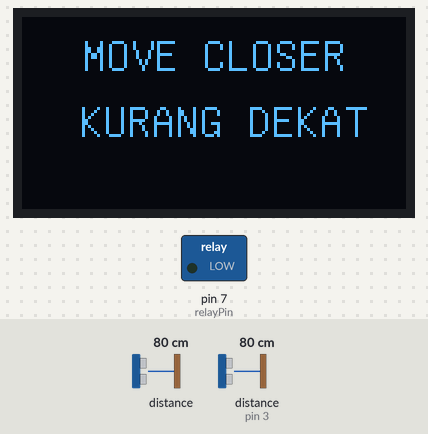
This sketch was run on a simulated Arduino Uno, built with avr-gcc and run on an emulated ATmega328P. Shown: 128×64 one-colour display, switched loads named in the sketch (green lamp = pin HIGH). Wiring (inferred from the names in the program): ultrasonic range finder: trigger pin 4; echo pin 3. The inputs (shaded band) are chosen by the test bench; at power-on: distance to the obstacle (sensor on pin 3) 80 cm, distance to the obstacle 80 cm. The echo pulse lasts 58.3 µs per cm; pins used as bus, display or sensor lines are not drawn; what the sketch prints to the serial monitor is not drawn.

Above: at 2.0 s.
2.1 s: distance to the obstacle (sensor on pin 3) set to 14 cm
5.6 s: distance to the obstacle (sensor on pin 3) set to 10 cm
At 8.1 s:
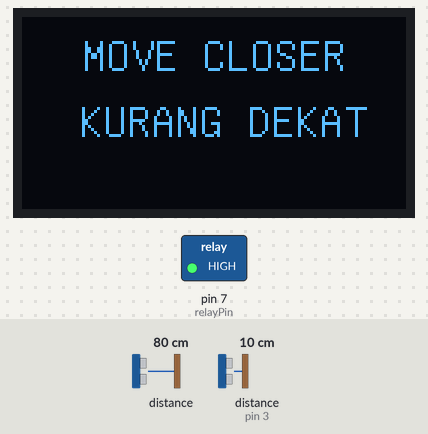
9.2 s: distance to the obstacle (sensor on pin 3) set to 18 cm
At 12.1 s:
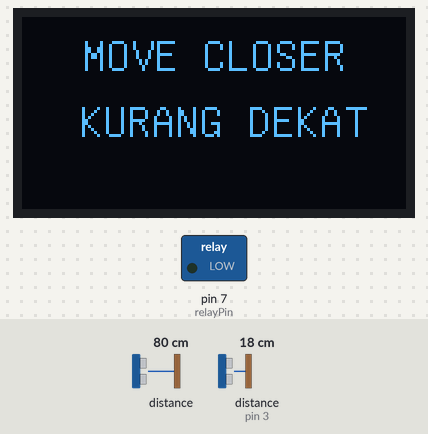
12.4 s: distance to the obstacle (sensor on pin 3) set to 2 cm
At 15.5 s:
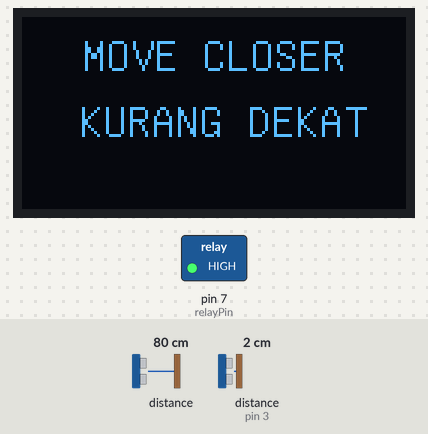
Timing chart, 0 to 16.7 s (numbered marks = the images above; inputs shaded):
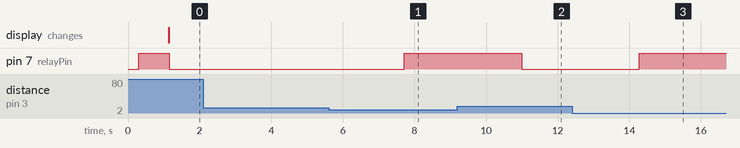

Measured:
- the behaviour switches between 12 and 11 cm on distance to the obstacle (sensor on pin 3) (found by bisection; images 0 and 1)
- after the input at 2.1 s, every drawn part: stays the same
- after the input at 5.6 s, pin 7 (relayPin): LOW → HIGH after 2.1 s
- after the input at 9.2 s, pin 7 (relayPin): HIGH → LOW after 1.8 s
- after the input at 12.4 s, pin 7 (relayPin): LOW → HIGH after 1.9 s

The sketch:

Thermomether_CH.ino
```cpp
/****************************************************************
Thermomether Program v1.0
****************************************************************/
#include <SparkFun_APDS9960.h>
#include <Adafruit_MLX90614.h>
#include "U8glib.h"
#include "Thermomether_CH.h"

// OLED Display
U8GLIB_SSD1306_128X64 u8g(U8G_I2C_OPT_NONE|U8G_I2C_OPT_DEV_0);
// Proximity Sensor
SparkFun_APDS9960 apds = SparkFun_APDS9960();
// Temperature Sensor
Adafruit_MLX90614 mlx = Adafruit_MLX90614();
// Ultrasonic Sensor
const uint8_t echoPin = 3;
const uint8_t trigPin = 4;
// Relay
const uint8_t relayPin = 7;
// Piezzo Buzzer
const uint8_t piezzoPin = 8;
// Global Vars
uint8_t proximityData = 0;
double averageTemp = 0.0;
long ultrasonicDuration;
int ultrasonicDistance;
int feverMelody[] = {NOTE_C4, NOTE_C4};
int farMelody[] = {NOTE_G3, NOTE_G3};
int noteDurations[] = {2, 2};

void draw(uint8_t mode) {
  // Draw texts.
  u8g.setPrintPos(20, 18);
  u8g.setFont(u8g_font_unifont);
  switch (mode) {
    case 0:
      u8g.print("MOVE CLOSER");
      u8g.drawStr(19, 40, "KURANG DEKAT");
      break;
    case 1:
      u8g.setFont(u8g_font_fur17);
      u8g.setPrintPos(17, 35);
      u8g.print(averageTemp);
      u8g.print("*C");
      break;
    case 2:
      u8g.setPrintPos(9, 28);
      u8g.print("FEVER > 37.5*C");
      u8g.drawStr(9, 42, "DEMAM > 37.5*C");
      break;
    case 3:
      u8g.print("MOVE FURTHER");
      u8g.drawStr(19, 32, "MOHON MENJAUH");
      break;
  }
}

void tonePlayer(int mode) {
  switch (mode) {
    case 0:
      // One "teet" tone.
      noTone(5);
      tone(piezzoPin, NOTE_E7, 100);
      break;
    case 1:
      // Two "teet" tones.
      for (int thisNote = 0; thisNote < 2; thisNote++) {
          // to calculate the note duration, take one second divided by the note type.
          //e.g. quarter note = 1000 / 4, eighth note = 1000/8, etc.
          int noteDuration = 1000 / noteDurations[thisNote];
          tone(piezzoPin, feverMelody[thisNote], noteDuration);
          // to distinguish the notes, set a minimum time between them.
          // the note's duration + 30% seems to work well:
          int pauseBetweenNotes = noteDuration * 1.30;
          delay(pauseBetweenNotes);
          // stop the tone playing:
          noTone(8);
      }
      break;
    default:
      break;
    /*case 2:
      for (int thisNote = 0; thisNote < 2; thisNote++) {
          // to calculate the note duration, take one second divided by the note type.
          //e.g. quarter note = 1000 / 4, eighth note = 1000/8, etc.
          int noteDuration = 1000 / noteDurations[thisNote];
          tone(piezzoPin, farMelody[thisNote], noteDuration);
          // to distinguish the notes, set a minimum time between them.
          int pauseBetweenNotes = noteDuration;
          delay(pauseBetweenNotes);
          // stop the tone playing:
          noTone(8);
      }
      break;*/

  }
}

void findDistance() {
  // Clears the trigPin
  digitalWrite(trigPin, LOW);
  delayMicroseconds(2);
  // Sets the trigPin on HIGH state for 10 micro seconds
  digitalWrite(trigPin, HIGH);
  delayMicroseconds(10);
  digitalWrite(trigPin, LOW);
  // Reads the echoPin, returns the sound wave travel time in microseconds
  ultrasonicDuration = pulseIn(echoPin, HIGH);
  // Calculating the distance
  ultrasonicDistance = ultrasonicDuration * 0.034 / 2;
  // Prints the distance on the Serial Monitor
  Serial.print("Distance: ");
  Serial.println(ultrasonicDistance);
}

void setup() {
  // Initialize Serial port
  Serial.begin(9600);
  delay(100);

  // Ultrasonic Sensor Initialization
  Serial.println();
  Serial.println(F("--------------------------------------------"));
  Serial.println(F("Ultrasonic - Distance Sensor: Initialization"));
  Serial.println(F("--------------------------------------------"));
  pinMode(trigPin, OUTPUT);
  pinMode(echoPin, INPUT);
  Serial.println(F("Ultrasonic Sensor initialization complete!"));

  // Relay Initialization
  Serial.println();
  Serial.println(F("---------------------"));
  Serial.println(F("Relay: Initialization"));
  Serial.println(F("---------------------"));
  pinMode(relayPin, OUTPUT);
  digitalWrite(relayPin, HIGH);

  if (digitalRead(relayPin))
    Serial.println(F("Relay initialization complete!"));
  else
    Serial.println(F("Relay initialization failed!"));

  // APDS-9960 Initialization
  Serial.println();
  Serial.println(F("--------------------------------------------"));
  Serial.println(F("APDS-9960 - Proximity Sensor: Initialization"));
  Serial.println(F("--------------------------------------------"));

  // Initialize APDS-9960 (configure I2C and initial values)
  if ( apds.init() )
    Serial.println(F("APDS-9960 initialization complete"));
  else
    Serial.println(F("Something went wrong during APDS-9960 init!"));

  // Adjust the Proximity sensor gain
  if ( !apds.setProximityGain(PGAIN_2X) )
    Serial.println(F("Something went wrong trying to set PGAIN on APDS-9960"));

  // Start running the APDS-9960 proximity sensor (no interrupts)
  if ( apds.enableProximitySensor(false) )
    Serial.println(F("APDS-9960 initialization complete!"));
  else
    Serial.println(F("Something went wrong during sensor init!"));

  // MLX90614 Initialization
  Serial.println();
  Serial.println(F("--------------------------------------"));
  Serial.println(F("MLX90614 - Temp Sensor: Initialization"));
  Serial.println(F("--------------------------------------"));

  // Initialize MLX90614 (configure I2C and initial values)
  if ( mlx.begin() )
     Serial.println(F("MLX90614 initialization complete!"));
  else
    Serial.println(F("Something went wrong during MLX90614 init!"));

  // OLED Display Initialization
  Serial.println();
  Serial.println(F("------------------------------"));
  Serial.println(F("OLED - Display: Initialization"));
  Serial.println(F("------------------------------"));

  // White
  if ( u8g.getMode() == U8G_MODE_R3G3B2 ) {
    u8g.setColorIndex(255);
  }
  // Max Intensity
  else if ( u8g.getMode() == U8G_MODE_GRAY2BIT ) {
    u8g.setColorIndex(3);
  }
  // Pixel On
  else if ( u8g.getMode() == U8G_MODE_BW ) {
    u8g.setColorIndex(1);
  }
  else if ( u8g.getMode() == U8G_MODE_HICOLOR ) {
    u8g.setHiColorByRGB(255,255,255);
  }

  Serial.println(F("OLED Display initialization complete!"));

}

void doorOpener() {
  // Initialize frame for the OLED display.
  u8g.firstPage();

  // Assign proximity data to proximityData.
  apds.readProximity(proximityData);

  if ( proximityData == 255 ) {

      // For 10 times, get the temperature,
      for (int i = 0; i < 11; i++)
        averageTemp += mlx.readObjectTempC();

      // Then find the average.
      averageTemp /= 10;

      if ( averageTemp < 37.50 ) {
        do {
          draw(1);
        } while( u8g.nextPage() );
        tonePlayer(0);
        Serial.print("Body Temperature = "); Serial.print(averageTemp); Serial.println("°C");
        Serial.println();
        // Reset average temp every loop.
        averageTemp = 0.0;
        digitalWrite(relayPin, HIGH);
        delay(5000);
        digitalWrite(relayPin, LOW);
      } else if ( averageTemp >= 37.50 ) {
        do {
          draw(2);
        } while( u8g.nextPage() );
        tonePlayer(1);
        Serial.print("Fever Temperature: "); Serial.print(averageTemp); Serial.println("°C");
        Serial.println();
        averageTemp = 0.0;
        delay(5000);
      }
  } else {
      if ( !apds.readProximity(proximityData) ) {
        Serial.println("Error reading proximity value");
      } else {
        do {
          draw(0);
        } while( u8g.nextPage() );
        Serial.print("Move closer! Proximity: ");
        Serial.println(proximityData);
        averageTemp = 0.0;
        // Run objectDoorOpener here so that it's *visually* simultaneously running with doorOpener.
        objectDoorOpener();
      }
  }
}

void objectDoorOpener() {
  // Find distance from ultrasonic sensor.
  findDistance();
  // Check if an object is detected 6 cm and below.
  if (ultrasonicDistance != 0 && ultrasonicDistance < 11) {
    // Unlock if detected,
    digitalWrite(relayPin, HIGH);
    delay(3000);
  } else {
    // Lock if not.
    digitalWrite(relayPin, LOW);
    delay(3000);
  }
}


void loop() {
  doorOpener();
}
```

Thermomether_CH.h
```cpp
#define NOTE_B0  31
#define NOTE_C1  33
#define NOTE_CS1 35
#define NOTE_D1  37
#define NOTE_DS1 39
#define NOTE_E1  41
#define NOTE_F1  44
#define NOTE_FS1 46
#define NOTE_G1  49
#define NOTE_GS1 52
#define NOTE_A1  55
#define NOTE_AS1 58
#define NOTE_B1  62
#define NOTE_C2  65
#define NOTE_CS2 69
#define NOTE_D2  73
#define NOTE_DS2 78
#define NOTE_E2  82
#define NOTE_F2  87
#define NOTE_FS2 93
#define NOTE_G2  98
#define NOTE_GS2 104
#define NOTE_A2  110
#define NOTE_AS2 117
#define NOTE_B2  123
#define NOTE_C3  131
#define NOTE_CS3 139
#define NOTE_D3  147
#define NOTE_DS3 156
#define NOTE_E3  165
#define NOTE_F3  175
#define NOTE_FS3 185
#define NOTE_G3  196
#define NOTE_GS3 208
#define NOTE_A3  220
#define NOTE_AS3 233
#define NOTE_B3  247
#define NOTE_C4  262
#define NOTE_CS4 277
#define NOTE_D4  294
#define NOTE_DS4 311
#define NOTE_E4  330
#define NOTE_F4  349
#define NOTE_FS4 370
#define NOTE_G4  392
#define NOTE_GS4 415
#define NOTE_A4  440
#define NOTE_AS4 466
#define NOTE_B4  494
#define NOTE_C5  523
#define NOTE_CS5 554
#define NOTE_D5  587
#define NOTE_DS5 622
#define NOTE_E5  659
#define NOTE_F5  698
#define NOTE_FS5 740
#define NOTE_G5  784
#define NOTE_GS5 831
#define NOTE_A5  880
#define NOTE_AS5 932
#define NOTE_B5  988
#define NOTE_C6  1047
#define NOTE_CS6 1109
#define NOTE_D6  1175
#define NOTE_DS6 1245
#define NOTE_E6  1319
#define NOTE_F6  1397
#define NOTE_FS6 1480
#define NOTE_G6  1568
#define NOTE_GS6 1661
#define NOTE_A6  1760
#define NOTE_AS6 1865
#define NOTE_B6  1976
#define NOTE_C7  2093
#define NOTE_CS7 2217
#define NOTE_D7  2349
#define NOTE_DS7 2489
#define NOTE_E7  2637
#define NOTE_F7  2794
#define NOTE_FS7 2960
#define NOTE_G7  3136
#define NOTE_GS7 3322
#define NOTE_A7  3520
#define NOTE_AS7 3729
#define NOTE_B7  3951
#define NOTE_C8  4186
#define NOTE_CS8 4435
#define NOTE_D8  4699
#define NOTE_DS8 4978
#define REST      0
```
